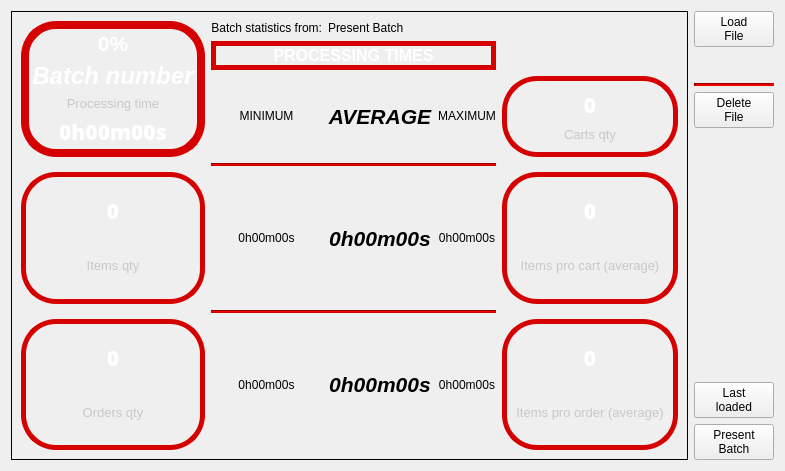
          <widget class="QWidget" name="batch_stats">
           <attribute name="title">
            <string>Batch statistics</string>
           </attribute>
           <layout class="QGridLayout" name="gridLayout_7">
            <item row="0" column="1">
             <widget class="QPushButton" name="bs_load_pushButton">
              <property name="sizePolicy">
               <sizepolicy hsizetype="Fixed" vsizetype="Fixed">
                <horstretch>0</horstretch>
                <verstretch>0</verstretch>
               </sizepolicy>
              </property>
              <property name="text">
               <string>Load
File</string>
              </property>
             </widget>
            </item>
            <item row="7" column="1">
             <widget class="QPushButton" name="bs_present_pushButton">
              <property name="sizePolicy">
               <sizepolicy hsizetype="Fixed" vsizetype="Fixed">
                <horstretch>0</horstretch>
                <verstretch>0</verstretch>
               </sizepolicy>
              </property>
              <property name="text">
               <string>Present
Batch</string>
              </property>
             </widget>
            </item>
            <item row="4" column="1">
             <spacer name="verticalSpacer_4">
              <property name="orientation">
               <enum>Qt::Vertical</enum>
              </property>
              <property name="sizeType">
               <enum>QSizePolicy::Preferred</enum>
              </property>
              <property name="sizeHint" stdset="0">
               <size>
                <width>20</width>
                <height>242</height>
               </size>
              </property>
             </spacer>
            </item>
            <item row="0" column="0" rowspan="8">
             <widget class="QFrame" name="bs_frame">
              <property name="minimumSize">
               <size>
                <width>0</width>
                <height>40</height>
               </size>
              </property>
              <property name="frameShape">
               <enum>QFrame::Panel</enum>
              </property>
              <layout class="QGridLayout" name="gridLayout_6">
               <item row="6" column="2">
                <widget class="QLabel" name="bs_oq_avg_label">
                 <property name="font">
                  <font>
                   <pointsize>16</pointsize>
                   <weight>75</weight>
                   <italic>true</italic>
                   <bold>true</bold>
                  </font>
                 </property>
                 <property name="text">
                  <string>0h00m00s</string>
                 </property>
                 <property name="alignment">
                  <set>Qt::AlignCenter</set>
                 </property>
                </widget>
               </item>
               <item row="2" column="3">
                <widget class="QLabel" name="bs_max_descr_label">
                 <property name="sizePolicy">
                  <sizepolicy hsizetype="Preferred" vsizetype="Fixed">
                   <horstretch>0</horstretch>
                   <verstretch>0</verstretch>
                  </sizepolicy>
                 </property>
                 <property name="text">
                  <string>MAXIMUM</string>
                 </property>
                 <property name="alignment">
                  <set>Qt::AlignCenter</set>
                 </property>
                </widget>
               </item>
               <item row="4" column="0">
                <widget class="QFrame" name="bs_iq_frame">
                 <property name="minimumSize">
                  <size>
                   <width>0</width>
                   <height>60</height>
                  </size>
                 </property>
                 <property name="styleSheet">
                  <string notr="true">#bs_iq_frame{border: 5px solid rgb(213, 0, 0);
border-radius: 35px;}</string>
                 </property>
                 <property name="frameShape">
                  <enum>QFrame::StyledPanel</enum>
                 </property>
                 <property name="frameShadow">
                  <enum>QFrame::Raised</enum>
                 </property>
                 <layout class="QGridLayout" name="gridLayout_13">
                  <item row="1" column="0">
                   <widget class="QLabel" name="bs_iq_label">
                    <property name="font">
                     <font>
                      <family>Open Sans Extrabold</family>
                      <pointsize>16</pointsize>
                      <weight>75</weight>
                      <italic>false</italic>
                      <bold>true</bold>
                     </font>
                    </property>
                    <property name="styleSheet">
                     <string notr="true">color: rgb(255, 255, 255);</string>
                    </property>
                    <property name="text">
                     <string>0</string>
                    </property>
                    <property name="alignment">
                     <set>Qt::AlignCenter</set>
                    </property>
                   </widget>
                  </item>
                  <item row="2" column="0">
                   <widget class="QLabel" name="bs_iq_descr_label">
                    <property name="font">
                     <font>
                      <pointsize>10</pointsize>
                      <weight>50</weight>
                      <italic>false</italic>
                      <bold>false</bold>
                     </font>
                    </property>
                    <property name="styleSheet">
                     <string notr="true">color: rgb(200, 200, 200);</string>
                    </property>
                    <property name="text">
                     <string>Items qty</string>
                    </property>
                    <property name="textFormat">
                     <enum>Qt::AutoText</enum>
                    </property>
                    <property name="scaledContents">
                     <bool>false</bool>
                    </property>
                    <property name="alignment">
                     <set>Qt::AlignCenter</set>
                    </property>
                   </widget>
                  </item>
                 </layout>
                </widget>
               </item>
               <item row="4" column="1">
                <widget class="QLabel" name="bs_iq_min_label">
                 <property name="text">
                  <string>0h00m00s</string>
                 </property>
                 <property name="alignment">
                  <set>Qt::AlignCenter</set>
                 </property>
                </widget>
               </item>
               <item row="0" column="0" rowspan="3">
                <widget class="QFrame" name="bs_batch_frame">
                 <property name="autoFillBackground">
                  <bool>false</bool>
                 </property>
                 <property name="styleSheet">
                  <string notr="true">#bs_batch_frame{border: 8px solid rgb(213, 0, 0);
border-radius: 35px;}</string>
                 </property>
                 <property name="frameShape">
                  <enum>QFrame::StyledPanel</enum>
                 </property>
                 <property name="frameShadow">
                  <enum>QFrame::Raised</enum>
                 </property>
                 <layout class="QVBoxLayout" name="verticalLayout_38" stretch="0,0,0,0,0,0">
                  <property name="leftMargin">
                   <number>2</number>
                  </property>
                  <property name="topMargin">
                   <number>2</number>
                  </property>
                  <property name="rightMargin">
                   <number>2</number>
                  </property>
                  <property name="bottomMargin">
                   <number>2</number>
                  </property>
                  <item>
                   <spacer name="verticalSpacer_7">
                    <property name="orientation">
                     <enum>Qt::Vertical</enum>
                    </property>
                    <property name="sizeHint" stdset="0">
                     <size>
                      <width>20</width>
                      <height>40</height>
                     </size>
                    </property>
                   </spacer>
                  </item>
                  <item>
                   <widget class="QLabel" name="bs_batch_progress_label">
                    <property name="font">
                     <font>
                      <pointsize>16</pointsize>
                      <weight>75</weight>
                      <bold>true</bold>
                     </font>
                    </property>
                    <property name="styleSheet">
                     <string notr="true">color: rgb(255, 255, 255);</string>
                    </property>
                    <property name="text">
                     <string>0%</string>
                    </property>
                    <property name="alignment">
                     <set>Qt::AlignCenter</set>
                    </property>
                   </widget>
                  </item>
                  <item>
                   <widget class="QLabel" name="bs_batch_no_label">
                    <property name="font">
                     <font>
                      <pointsize>18</pointsize>
                      <weight>75</weight>
                      <italic>true</italic>
                      <bold>true</bold>
                     </font>
                    </property>
                    <property name="styleSheet">
                     <string notr="true">color: rgb(255, 255, 255);</string>
                    </property>
                    <property name="text">
                     <string>Batch number</string>
                    </property>
                    <property name="alignment">
                     <set>Qt::AlignCenter</set>
                    </property>
                   </widget>
                  </item>
                  <item>
                   <widget class="QLabel" name="bs_batch_time_descr_label">
                    <property name="sizePolicy">
                     <sizepolicy hsizetype="Preferred" vsizetype="Preferred">
                      <horstretch>0</horstretch>
                      <verstretch>0</verstretch>
                     </sizepolicy>
                    </property>
                    <property name="maximumSize">
                     <size>
                      <width>16777215</width>
                      <height>16777215</height>
                     </size>
                    </property>
                    <property name="font">
                     <font>
                      <pointsize>10</pointsize>
                      <weight>50</weight>
                      <italic>false</italic>
                      <bold>false</bold>
                     </font>
                    </property>
                    <property name="styleSheet">
                     <string notr="true">color: rgb(200, 200, 200);</string>
                    </property>
                    <property name="text">
                     <string>Processing time</string>
                    </property>
                    <property name="alignment">
                     <set>Qt::AlignCenter</set>
                    </property>
                   </widget>
                  </item>
                  <item>
                   <widget class="QLabel" name="bs_batch_time_label">
                    <property name="font">
                     <font>
                      <family>Open Sans Extrabold</family>
                      <pointsize>16</pointsize>
                      <weight>75</weight>
                      <italic>false</italic>
                      <bold>true</bold>
                     </font>
                    </property>
                    <property name="styleSheet">
                     <string notr="true">color: rgb(255, 255, 255);</string>
                    </property>
                    <property name="text">
                     <string>0h00m00s</string>
                    </property>
                    <property name="alignment">
                     <set>Qt::AlignCenter</set>
                    </property>
                   </widget>
                  </item>
                  <item>
                   <spacer name="verticalSpacer_6">
                    <property name="orientation">
                     <enum>Qt::Vertical</enum>
                    </property>
                    <property name="sizeHint" stdset="0">
                     <size>
                      <width>20</width>
                      <height>40</height>
                     </size>
                    </property>
                   </spacer>
                  </item>
                 </layout>
                </widget>
               </item>
               <item row="3" column="1" colspan="3">
                <widget class="Line" name="line_13">
                 <property name="maximumSize">
                  <size>
                   <width>16777215</width>
                   <height>3</height>
                  </size>
                 </property>
                 <property name="styleSheet">
                  <string notr="true">background-color: rgb(213, 0,0000);</string>
                 </property>
                 <property name="orientation">
                  <enum>Qt::Horizontal</enum>
                 </property>
                </widget>
               </item>
               <item row="2" column="2">
                <widget class="QLabel" name="bs_avg_descr_label">
                 <property name="sizePolicy">
                  <sizepolicy hsizetype="Preferred" vsizetype="Fixed">
                   <horstretch>0</horstretch>
                   <verstretch>0</verstretch>
                  </sizepolicy>
                 </property>
                 <property name="font">
                  <font>
                   <pointsize>16</pointsize>
                   <weight>75</weight>
                   <italic>true</italic>
                   <bold>true</bold>
                  </font>
                 </property>
                 <property name="text">
                  <string>AVERAGE</string>
                 </property>
                 <property name="alignment">
                  <set>Qt::AlignCenter</set>
                 </property>
                </widget>
               </item>
               <item row="4" column="3">
                <widget class="QLabel" name="bs_iq_max_label">
                 <property name="text">
                  <string>0h00m00s</string>
                 </property>
                 <property name="alignment">
                  <set>Qt::AlignCenter</set>
                 </property>
                </widget>
               </item>
               <item row="6" column="4">
                <widget class="QFrame" name="bs_ipo_frame">
                 <property name="minimumSize">
                  <size>
                   <width>0</width>
                   <height>60</height>
                  </size>
                 </property>
                 <property name="styleSheet">
                  <string notr="true">#bs_ipo_frame{border: 5px solid rgb(213, 0, 0);
border-radius: 35px;}</string>
                 </property>
                 <property name="frameShape">
                  <enum>QFrame::StyledPanel</enum>
                 </property>
                 <property name="frameShadow">
                  <enum>QFrame::Raised</enum>
                 </property>
                 <layout class="QVBoxLayout" name="verticalLayout_37">
                  <item>
                   <widget class="QLabel" name="bs_ipo_label">
                    <property name="font">
                     <font>
                      <family>Open Sans Extrabold</family>
                      <pointsize>16</pointsize>
                      <weight>75</weight>
                      <italic>false</italic>
                      <bold>true</bold>
                     </font>
                    </property>
                    <property name="styleSheet">
                     <string notr="true">color: rgb(255, 255, 255);</string>
                    </property>
                    <property name="text">
                     <string>0</string>
                    </property>
                    <property name="alignment">
                     <set>Qt::AlignCenter</set>
                    </property>
                   </widget>
                  </item>
                  <item>
                   <widget class="QLabel" name="bs_ipo_descr_label">
                    <property name="minimumSize">
                     <size>
                      <width>0</width>
                      <height>35</height>
                     </size>
                    </property>
                    <property name="font">
                     <font>
                      <pointsize>10</pointsize>
                      <weight>50</weight>
                      <italic>false</italic>
                      <bold>false</bold>
                     </font>
                    </property>
                    <property name="styleSheet">
                     <string notr="true">color: rgb(200, 200, 200);</string>
                    </property>
                    <property name="text">
                     <string>Items pro order (average)</string>
                    </property>
                    <property name="textFormat">
                     <enum>Qt::AutoText</enum>
                    </property>
                    <property name="scaledContents">
                     <bool>false</bool>
                    </property>
                    <property name="alignment">
                     <set>Qt::AlignCenter</set>
                    </property>
                   </widget>
                  </item>
                 </layout>
                </widget>
               </item>
               <item row="1" column="1" colspan="3">
                <widget class="QLabel" name="bs_time_descr_label">
                 <property name="sizePolicy">
                  <sizepolicy hsizetype="Preferred" vsizetype="Fixed">
                   <horstretch>0</horstretch>
                   <verstretch>0</verstretch>
                  </sizepolicy>
                 </property>
                 <property name="minimumSize">
                  <size>
                   <width>0</width>
                   <height>0</height>
                  </size>
                 </property>
                 <property name="font">
                  <font>
                   <pointsize>12</pointsize>
                   <weight>75</weight>
                   <italic>false</italic>
                   <bold>true</bold>
                  </font>
                 </property>
                 <property name="styleSheet">
                  <string notr="true">color: white;
border: 5px solid rgb(213, 0, 0);
border-radius: 15px;</string>
                 </property>
                 <property name="text">
                  <string>PROCESSING TIMES</string>
                 </property>
                 <property name="alignment">
                  <set>Qt::AlignCenter</set>
                 </property>
                </widget>
               </item>
               <item row="4" column="2">
                <widget class="QLabel" name="bs_iq_avg_label">
                 <property name="font">
                  <font>
                   <pointsize>16</pointsize>
                   <weight>75</weight>
                   <italic>true</italic>
                   <bold>true</bold>
                  </font>
                 </property>
                 <property name="text">
                  <string>0h00m00s</string>
                 </property>
                 <property name="alignment">
                  <set>Qt::AlignCenter</set>
                 </property>
                </widget>
               </item>
               <item row="6" column="1">
                <widget class="QLabel" name="bs_oq_min_label">
                 <property name="text">
                  <string>0h00m00s</string>
                 </property>
                 <property name="alignment">
                  <set>Qt::AlignCenter</set>
                 </property>
                </widget>
               </item>
               <item row="4" column="4">
                <widget class="QFrame" name="bs_ipc_frame">
                 <property name="minimumSize">
                  <size>
                   <width>0</width>
                   <height>60</height>
                  </size>
                 </property>
                 <property name="styleSheet">
                  <string notr="true">#bs_ipc_frame{border: 5px solid rgb(213, 0, 0);
border-radius: 35px;}</string>
                 </property>
                 <property name="frameShape">
                  <enum>QFrame::StyledPanel</enum>
                 </property>
                 <property name="frameShadow">
                  <enum>QFrame::Raised</enum>
                 </property>
                 <layout class="QVBoxLayout" name="verticalLayout_36">
                  <item>
                   <widget class="QLabel" name="bs_ipc_label">
                    <property name="font">
                     <font>
                      <family>Open Sans Extrabold</family>
                      <pointsize>16</pointsize>
                      <weight>75</weight>
                      <italic>false</italic>
                      <bold>true</bold>
                     </font>
                    </property>
                    <property name="styleSheet">
                     <string notr="true">color: rgb(255, 255, 255);</string>
                    </property>
                    <property name="text">
                     <string>0</string>
                    </property>
                    <property name="alignment">
                     <set>Qt::AlignCenter</set>
                    </property>
                   </widget>
                  </item>
                  <item>
                   <widget class="QLabel" name="bs_ipc_descr_label">
                    <property name="minimumSize">
                     <size>
                      <width>0</width>
                      <height>35</height>
                     </size>
                    </property>
                    <property name="font">
                     <font>
                      <pointsize>10</pointsize>
                      <weight>50</weight>
                      <italic>false</italic>
                      <bold>false</bold>
                     </font>
                    </property>
                    <property name="styleSheet">
                     <string notr="true">color: rgb(200, 200, 200);</string>
                    </property>
                    <property name="text">
                     <string>Items pro cart (average)</string>
                    </property>
                    <property name="textFormat">
                     <enum>Qt::AutoText</enum>
                    </property>
                    <property name="scaledContents">
                     <bool>false</bool>
                    </property>
                    <property name="alignment">
                     <set>Qt::AlignCenter</set>
                    </property>
                   </widget>
                  </item>
                 </layout>
                </widget>
               </item>
               <item row="6" column="3">
                <widget class="QLabel" name="bs_oq_max_label">
                 <property name="text">
                  <string>0h00m00s</string>
                 </property>
                 <property name="alignment">
                  <set>Qt::AlignCenter</set>
                 </property>
                </widget>
               </item>
               <item row="6" column="0">
                <widget class="QFrame" name="bs_oq_frame">
                 <property name="sizePolicy">
                  <sizepolicy hsizetype="Preferred" vsizetype="Preferred">
                   <horstretch>0</horstretch>
                   <verstretch>0</verstretch>
                  </sizepolicy>
                 </property>
                 <property name="minimumSize">
                  <size>
                   <width>0</width>
                   <height>60</height>
                  </size>
                 </property>
                 <property name="styleSheet">
                  <string notr="true">#bs_oq_frame{border: 5px solid rgb(213, 0, 0);
border-radius: 35px;}</string>
                 </property>
                 <property name="frameShape">
                  <enum>QFrame::StyledPanel</enum>
                 </property>
                 <property name="frameShadow">
                  <enum>QFrame::Raised</enum>
                 </property>
                 <layout class="QGridLayout" name="gridLayout_14">
                  <item row="0" column="0">
                   <widget class="QLabel" name="bs_oq_label">
                    <property name="font">
                     <font>
                      <family>Open Sans Extrabold</family>
                      <pointsize>16</pointsize>
                      <weight>75</weight>
                      <italic>false</italic>
                      <bold>true</bold>
                     </font>
                    </property>
                    <property name="styleSheet">
                     <string notr="true">color: rgb(255, 255, 255);</string>
                    </property>
                    <property name="text">
                     <string>0</string>
                    </property>
                    <property name="alignment">
                     <set>Qt::AlignCenter</set>
                    </property>
                   </widget>
                  </item>
                  <item row="2" column="0">
                   <widget class="QLabel" name="bs_oq_descr_label">
                    <property name="font">
                     <font>
                      <pointsize>10</pointsize>
                      <weight>50</weight>
                      <italic>false</italic>
                      <bold>false</bold>
                     </font>
                    </property>
                    <property name="styleSheet">
                     <string notr="true">color: rgb(200, 200, 200);</string>
                    </property>
                    <property name="text">
                     <string>Orders qty</string>
                    </property>
                    <property name="textFormat">
                     <enum>Qt::AutoText</enum>
                    </property>
                    <property name="scaledContents">
                     <bool>false</bool>
                    </property>
                    <property name="alignment">
                     <set>Qt::AlignCenter</set>
                    </property>
                   </widget>
                  </item>
                 </layout>
                </widget>
               </item>
               <item row="0" column="1">
                <widget class="QLabel" name="bs_descr_label">
                 <property name="sizePolicy">
                  <sizepolicy hsizetype="Preferred" vsizetype="Fixed">
                   <horstretch>0</horstretch>
                   <verstretch>0</verstretch>
                  </sizepolicy>
                 </property>
                 <property name="text">
                  <string>Batch statistics from:</string>
                 </property>
                 <property name="alignment">
                  <set>Qt::AlignRight|Qt::AlignTrailing|Qt::AlignVCenter</set>
                 </property>
                </widget>
               </item>
               <item row="2" column="4">
                <widget class="QFrame" name="bs_cq_frame">
                 <property name="minimumSize">
                  <size>
                   <width>0</width>
                   <height>60</height>
                  </size>
                 </property>
                 <property name="styleSheet">
                  <string notr="true">#bs_cq_frame{border: 5px solid rgb(213, 0, 0);border-radius: 35px;}</string>
                 </property>
                 <property name="frameShape">
                  <enum>QFrame::StyledPanel</enum>
                 </property>
                 <property name="frameShadow">
                  <enum>QFrame::Raised</enum>
                 </property>
                 <layout class="QVBoxLayout" name="verticalLayout_35">
                  <item>
                   <widget class="QLabel" name="bs_cq_label">
                    <property name="font">
                     <font>
                      <family>Open Sans Extrabold</family>
                      <pointsize>16</pointsize>
                      <weight>75</weight>
                      <italic>false</italic>
                      <bold>true</bold>
                     </font>
                    </property>
                    <property name="styleSheet">
                     <string notr="true">color: rgb(255, 255, 255);</string>
                    </property>
                    <property name="text">
                     <string>0</string>
                    </property>
                    <property name="alignment">
                     <set>Qt::AlignCenter</set>
                    </property>
                   </widget>
                  </item>
                  <item>
                   <widget class="QLabel" name="bs_cq_descr_label">
                    <property name="font">
                     <font>
                      <pointsize>10</pointsize>
                      <weight>50</weight>
                      <italic>false</italic>
                      <bold>false</bold>
                     </font>
                    </property>
                    <property name="styleSheet">
                     <string notr="true">color: rgb(200, 200, 200);</string>
                    </property>
                    <property name="text">
                     <string>Carts qty</string>
                    </property>
                    <property name="textFormat">
                     <enum>Qt::AutoText</enum>
                    </property>
                    <property name="scaledContents">
                     <bool>false</bool>
                    </property>
                    <property name="alignment">
                     <set>Qt::AlignCenter</set>
                    </property>
                   </widget>
                  </item>
                 </layout>
                </widget>
               </item>
               <item row="2" column="1">
                <widget class="QLabel" name="bs_min_descr_label">
                 <property name="sizePolicy">
                  <sizepolicy hsizetype="Preferred" vsizetype="Fixed">
                   <horstretch>0</horstretch>
                   <verstretch>0</verstretch>
                  </sizepolicy>
                 </property>
                 <property name="text">
                  <string>MINIMUM</string>
                 </property>
                 <property name="alignment">
                  <set>Qt::AlignCenter</set>
                 </property>
                 <property name="wordWrap">
                  <bool>true</bool>
                 </property>
                </widget>
               </item>
               <item row="5" column="1" colspan="3">
                <widget class="Line" name="line_14">
                 <property name="maximumSize">
                  <size>
                   <width>16777215</width>
                   <height>3</height>
                  </size>
                 </property>
                 <property name="styleSheet">
                  <string notr="true">background-color: rgb(213, 0, 0);</string>
                 </property>
                 <property name="orientation">
                  <enum>Qt::Horizontal</enum>
                 </property>
                </widget>
               </item>
               <item row="0" column="2" colspan="3">
                <widget class="QLabel" name="bs_filename_label">
                 <property name="minimumSize">
                  <size>
                   <width>0</width>
                   <height>0</height>
                  </size>
                 </property>
                 <property name="frameShadow">
                  <enum>QFrame::Raised</enum>
                 </property>
                 <property name="text">
                  <string>Present Batch</string>
                 </property>
                 <property name="textFormat">
                  <enum>Qt::RichText</enum>
                 </property>
                </widget>
               </item>
              </layout>
             </widget>
            </item>
            <item row="2" column="1">
             <widget class="Line" name="line_35">
              <property name="sizePolicy">
               <sizepolicy hsizetype="Preferred" vsizetype="Fixed">
                <horstretch>0</horstretch>
                <verstretch>0</verstretch>
               </sizepolicy>
              </property>
              <property name="maximumSize">
               <size>
                <width>16777215</width>
                <height>3</height>
               </size>
              </property>
              <property name="styleSheet">
               <string notr="true">background-color: rgb(213, 0, 0);</string>
              </property>
              <property name="lineWidth">
               <number>3</number>
              </property>
              <property name="orientation">
               <enum>Qt::Horizontal</enum>
              </property>
             </widget>
            </item>
            <item row="3" column="1">
             <widget class="QPushButton" name="bs_delete_pushButton">
              <property name="sizePolicy">
               <sizepolicy hsizetype="Fixed" vsizetype="Fixed">
                <horstretch>0</horstretch>
                <verstretch>0</verstretch>
               </sizepolicy>
              </property>
              <property name="text">
               <string>Delete
File</string>
              </property>
             </widget>
            </item>
            <item row="1" column="1">
             <spacer name="verticalSpacer_5">
              <property name="orientation">
               <enum>Qt::Vertical</enum>
              </property>
              <property name="sizeType">
               <enum>QSizePolicy::Preferred</enum>
              </property>
              <property name="sizeHint" stdset="0">
               <size>
                <width>20</width>
                <height>30</height>
               </size>
              </property>
             </spacer>
            </item>
            <item row="6" column="1">
             <widget class="QPushButton" name="bs_ll_pushButton">
              <property name="sizePolicy">
               <sizepolicy hsizetype="Fixed" vsizetype="Fixed">
                <horstretch>0</horstretch>
                <verstretch>0</verstretch>
               </sizepolicy>
              </property>
              <property name="text">
               <string>Last
loaded</string>
              </property>
             </widget>
            </item>
           </layout>
          </widget>
